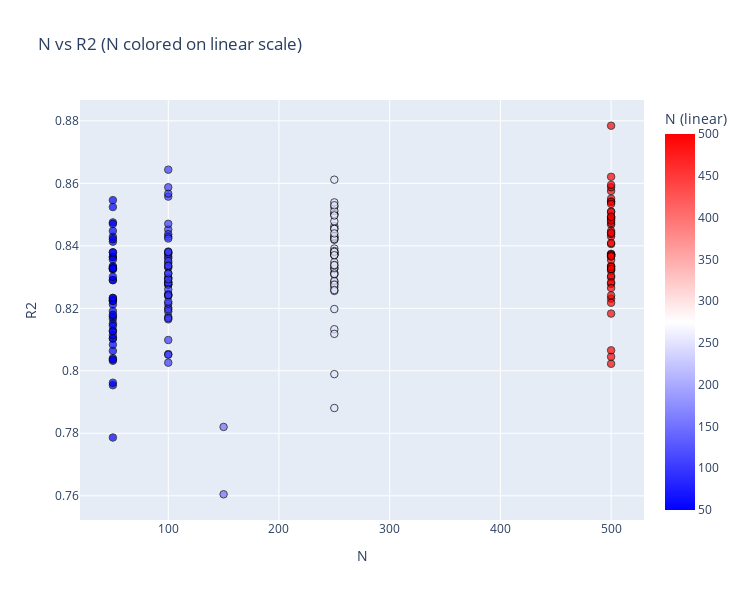

The code cell stored with this chart in its notebook:
### Code cell
import numpy as np, pandas as pd, plotly.express as px

df = pd.DataFrame(consolidated_data)
df["R2"] = df["folder"].str.extract(r"^([0-9\.]+)").astype(float)
df = df.drop(columns=["folder"])
df = df[df["R2"] > 0.75]

column = "N"          # the column to color by
scale  = "linear"     # or "log"

# --- ensure numeric column (encode non-numeric) ---
if not np.issubdtype(df[column].dtype, np.number):
    df[column + "_string"] = df[column]
    df[column] = pd.Categorical(df[column]).codes

df[column] = pd.to_numeric(df[column], errors="coerce")
df = df.dropna(subset=[column])

# --- prepare color data (linear vs log) ---
if scale == "log":
    df = df[df[column] > 0]                          # log requires positive
    color_col = f"{column}_log10"
    df[color_col] = np.log10(df[column].to_numpy())

    # nice log ticks in original space (decades)
    vmin, vmax = df[column].min(), df[column].max()
    decades = np.arange(np.floor(np.log10(vmin)), np.ceil(np.log10(vmax)) + 1)
    ticks = np.power(10.0, decades)
    tickvals = np.log10(ticks)                       # where they land in log space
    ticktext = [f"{t:g}" for t in ticks]
    cbar_title = f"{column} (log10 scale)"
else:
    color_col = column
    vmin, vmax = float(df[color_col].min()), float(df[color_col].max())
    tickvals, ticktext = None, None
    cbar_title = f"{column} (linear)"

# --- midpoint & range in the SAME space as color_col ---
cmin, cmax = float(df[color_col].min()), float(df[color_col].max())
cmid = 0.5 * (cmin + cmax)

bwr_scale = [(0, "blue"), (0.5, "white"), (1, "red")]  # keep your palette

x_label, y_label = "N", "R2"
fig = px.scatter(
    df,
    x=x_label, y=y_label,
    color=color_col,
    color_continuous_scale=bwr_scale,
    color_continuous_midpoint=cmid,
    range_color=(cmin, cmax),
    hover_data=df.columns,
    title=f"{x_label} vs {y_label} ({column} colored on {scale} scale)"
)

x = 1.5
fig.update_layout(
    autosize=False, width=500 * x, height=400 * x,
    coloraxis_colorbar=dict(title=cbar_title, tickvals=tickvals, ticktext=ticktext)
)
fig.update_traces(marker=dict(opacity=0.7, size=5 * x, line=dict(width=1, color="black")))
fig.write_image(f"statistics_{x_label}_vs_{y_label}_SE.svg")
fig.show()

### Figure 1 — Plotly figure (JSON) as saved in the notebook; plotly's stock layout.template omitted (floating-point values rounded to 4 significant figures; data arrays with more than 128 entries replaced by an {"elided": "..."} marker saying what was removed)
{"data": [{"customdata": {"elided": "193x35 mixed values"}, "hovertemplate": "N=%{marker.color}<br>R2=%{y}<br>max_iter=%{customdata[0]}<br>tol=%{customdata[1]}<br>lr=%{customdata[2]}<br>weight_decay=%{customdata[3]}<br>orth_input_only=%{customdata[4]}<br>lambda_orth=%{customdata[5]}<br>lambda_iwm=%{customdata[6]}<br>lambda_rwm=%{customdata[7]}<br>lambda_ow=%{customdata[8]}<br>lambda_met=%{customdata[9]}<br>lambda_rws=%{customdata[10]}<br>lambda_sm=%{customdata[11]}<br>lambda_tv=%{customdata[12]}<br>lambda_si=%{customdata[13]}<br>lambda_hi=%{customdata[14]}<br>lambda_htvar=%{customdata[15]}<br>lambda_hlvar=%{customdata[16]}<br>lambda_cl=%{customdata[17]}<br>cap_s=%{customdata[18]}<br>cap_low=%{customdata[19]}<br>cap_high=%{customdata[20]}<br>p=%{customdata[21]}<br>same_batch=%{customdata[22]}<br>dropout=%{customdata[23]}<br>drop_rate=%{customdata[24]}<br>inequality_method=%{customdata[25]}<br>meanA=%{customdata[26]}<br>mWout=%{customdata[27]}<br>mWinp=%{customdata[28]}<br>mWrec_exc=%{customdata[29]}<br>mWrec_inh=%{customdata[30]}<br>Gini_index=%{customdata[31]}<br>tVar=%{customdata[32]}<br>penalize_low=%{customdata[33]}<br>score=%{customdata[34]}<extra></extra>", "legendgroup": "", "marker": {"color": {"elided": "193 int values"}, "coloraxis": "coloraxis", "line": {"color": "black", "width": 1}, "opacity": 0.7, "size": 7.5, "symbol": "circle"}, "mode": "markers", "name": "", "orientation": "v", "showlegend": false, "type": "scatter", "x": {"elided": "193 int values"}, "xaxis": "x", "y": {"elided": "193 float values"}, "yaxis": "y"}], "layout": {"autosize": false, "coloraxis": {"cmax": 500, "cmid": 275, "cmin": 50, "colorbar": {"title": {"text": "N (linear)"}}, "colorscale": [[0, "blue"], [0.5, "white"], [1, "red"]]}, "height": 600, "legend": {"tracegroupgap": 0}, "title": {"text": "N vs R2 (N colored on linear scale)"}, "width": 750, "xaxis": {"anchor": "y", "domain": [0, 1], "title": {"text": "N"}}, "yaxis": {"anchor": "x", "domain": [0, 1], "title": {"text": "R2"}}}}
